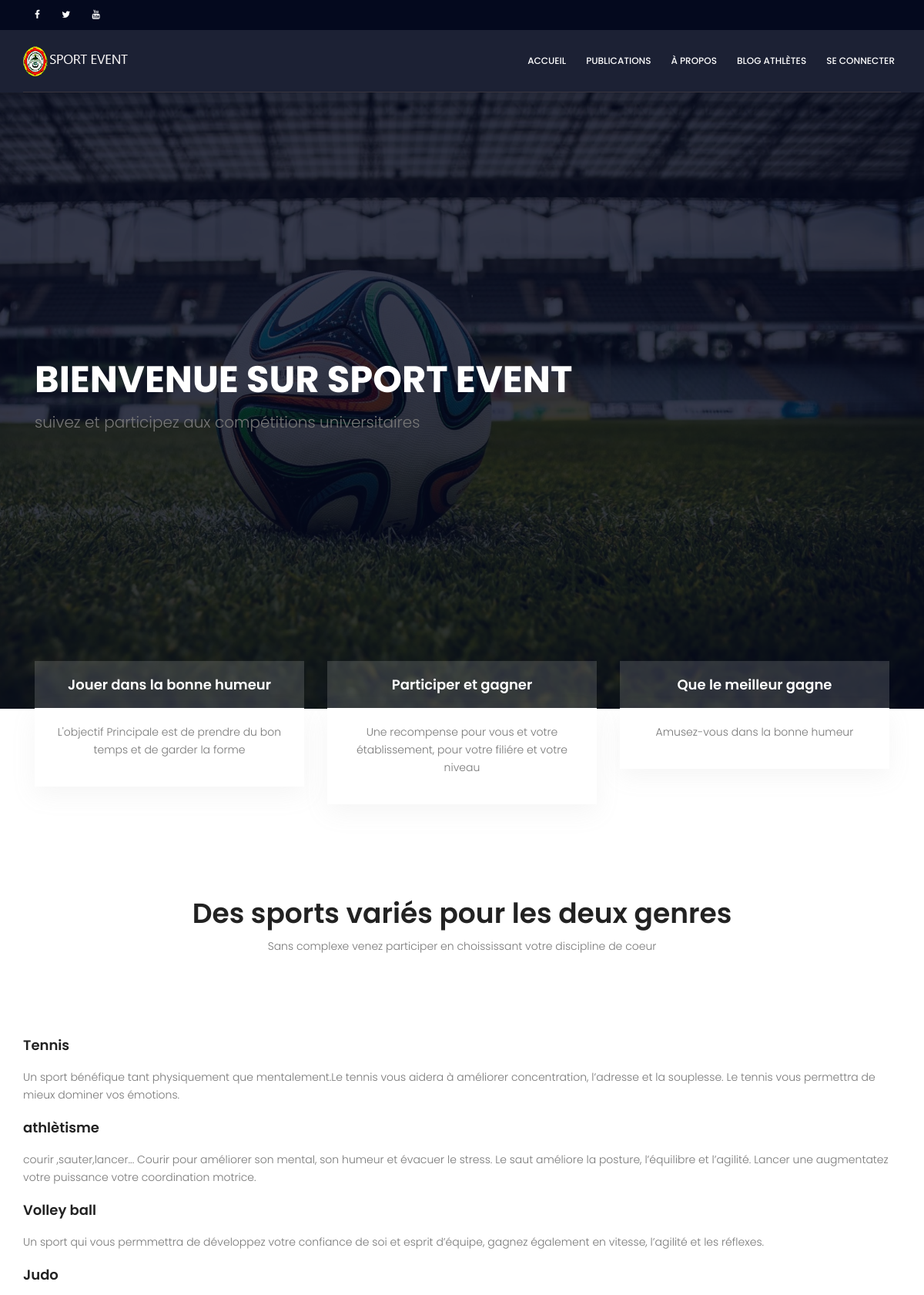
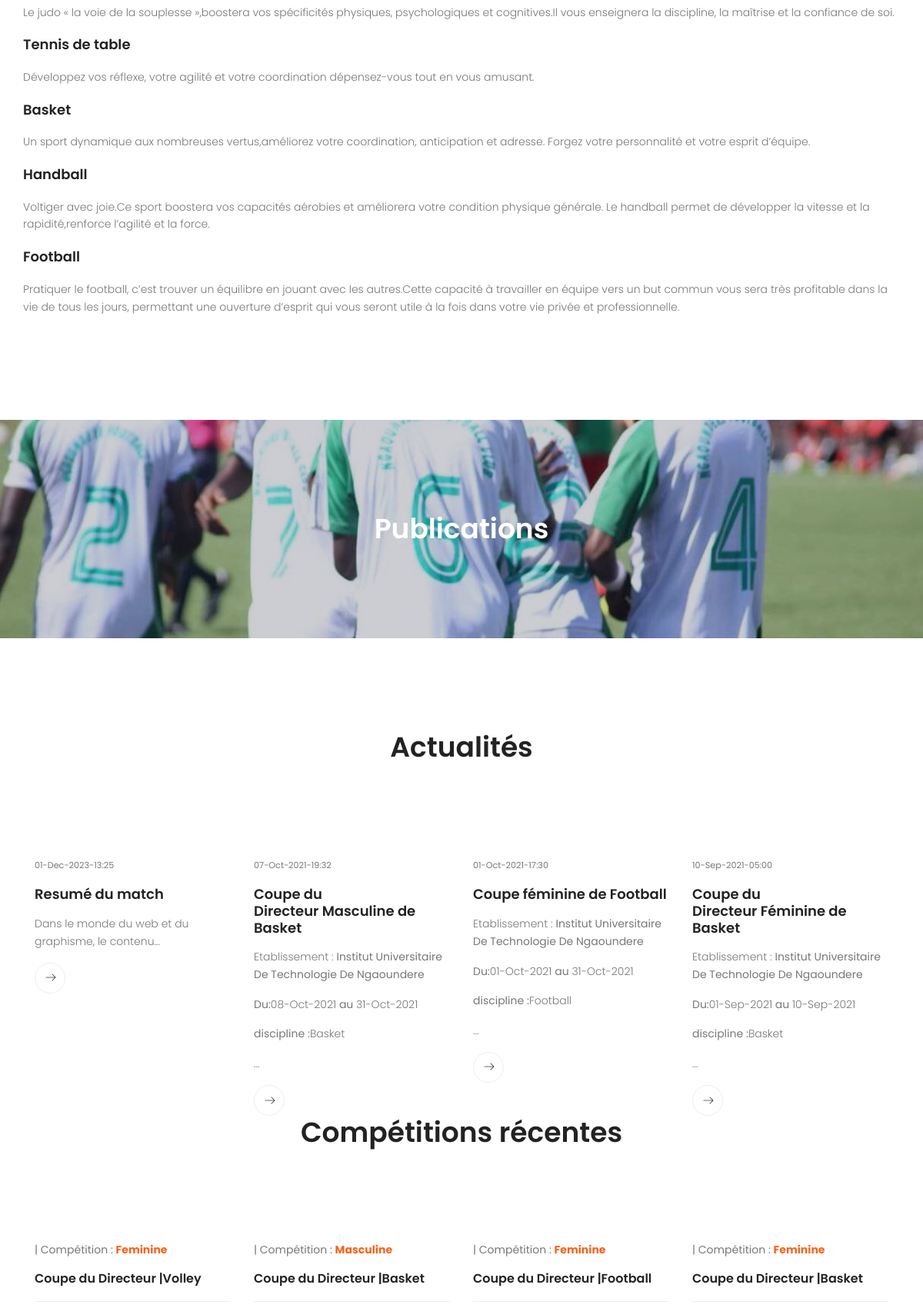
The page / (upper part) on the database its author committed (2 pictures, top to bottom).
### tables this page shows
CREATE TABLE `news` (
  `id` int(11) NOT NULL,
  `categorie_id` int(11) NOT NULL,
  `user_id` int(11) NOT NULL,
  `title` varchar(128) NOT NULL,
  `slug` varchar(128) NOT NULL,
  `post` timestamp NOT NULL DEFAULT current_timestamp(),
  `text` text NOT NULL,
  `image` varchar(255) NOT NULL
);

CREATE TABLE `competition` (
  `id_competition` int(11) NOT NULL,
  `nom` varchar(255) NOT NULL,
  `date_debut` varchar(255) NOT NULL,
  `date_fin` varchar(255) NOT NULL,
  `etat_competition` int(11) DEFAULT NULL,
  `commentaire_competition` varchar(255) DEFAULT NULL,
  `type_competition` varchar(255) NOT NULL,
  `creer_le` datetime NOT NULL DEFAULT current_timestamp(),
  `respo_id` int(11) NOT NULL
);

CREATE TABLE `discipline` (
  `id_discipline` int(11) NOT NULL,
  `nom_discipline` varchar(255) NOT NULL,
  `type_discipline` varchar(255) NOT NULL
);

### application/controllers/Principal.php (called while the page is built, shortened)
<?php
class Principal extends CI_Controller {
   public function __construct()
	{
		$this->load->model('Principal_model');
	}
        public function index()
        {
         $this -> load -> helper ( 'text' );
        $data['pub']=$this->Principal_model->get_pub();
        $data['compet']=$this->Principal_model->get_compet();
        $data['rencontre']=$this->Principal_model->get_rencontre();
        $data['stade']=$this->Principal_model->get_stade();
        $data['equipe']=$this->Principal_model->get_equipe();
           $this->load->view('principal/index',$data);
        }
}

### index.php (called while the page is built, shortened)
<?php
require_once BASEPATH.'core/CodeIgniter.php';

### application/models/Principal_model.php (called while the page is built, shortened)
<?php
class Principal_model extends CI_Model {
                 public  function  get_pub ()
                 {
                        $this->db ->order_by('news.post','DESC');
                        $this->db->limit(4);
                        $this ->db -> join( 'categorie','categorie.id = news.categorie_id' );
                        $query  =  $this -> db -> get ( 'news' );
                        return  $query -> result_array ();
                 }
                 public  function  get_compet ()
                 {
                        $this->db ->order_by('competition.date_debut','DESC');
                        $this->db->limit(4);
                        $this ->db -> join( 'competition_etablissement as c','c.id_competition = competition.id_competition' );
                        $this ->db -> join( 'etablissement','etablissement_id = id_etablissement' );
                        $this ->db -> join( 'competition_discipline as co','co.id_compet = competition.id_competition' );
                        $this ->db -> join( 'discipline','co.id_discipline = discipline.id_discipline' );
                        $query  =  $this -> db -> get ( 'competition' );
                        return  $query -> result_array ();
                 }
                 public  function  get_rencontre ()
                 {
                        $this->db ->order_by('rencontre.date_rencontre','DESC');
                        $this->db->limit(10);
                        $this ->db -> join( 'equipe_rencontre as r','r.rencontre_id = rencontre.id_rencontre' );
                        $this ->db -> join( 'phase_discipline','id_phase_discipline = phasedisciple_id' );
                        $this ->db -> join( 'phase','id_phase = phase_id' );
                        $this ->db -> join( 'competition as ce','phase_discipline.id_compet = ce.id_competition' );
                        $this ->db -> join( 'competition_etablissement as c','c.id_competition = ce.id_competition' );
                        $this ->db -> join( 'etablissement','etablissement_id = id_etablissement' );
                        $this ->db -> join( 'occupation','rencontre.occupation_id = occupation.id_occupation' );
                        $this ->db -> join( 'stade','stade_id = id_stade' );
                        $this -> db -> where ( 'etat_rencontre',1);
                        $query  =  $this -> db -> get ( 'rencontre' );
                        return  $query -> result_array ();
                 }
                 public  function  get_equipe ()
                 {
                        $this->db->limit(50);
                        $this ->db -> join( 'parcours','parcours_id = id_parcours' );
                        $this ->db -> join( 'etablissement','id_nom_etablissement = id_etablissement' );
                        $this ->db -> join( 'cycle','id_cycle = id_cycle_parcours' );
                        $this ->db -> join( 'filiere','id_filiere = id_filiere_parcours' );
                        $this ->db -> join( 'niveau','id_niveau = id_niveau_parcours' );
                        $query  =  $this -> db -> get ( 'equipe' );
                        return  $query -> result_array ();
                 }
                 public  function  get_stade ()
                 {
                        $query  =  $this -> db -> get ( 'stade' );
                        $this->db->limit(10);
                        return  $query -> result_array ();
                 }
    public function get_annee_encours()
    {
        $this->db->where('etat_annee',0);
            $result=$this->db->get('annee_academique');
            if ($result->num_rows()==1)
            {
                return $result->row(0)->id_anneee;
            }
            else
            {
                return false;
            }
    }
         }

### application/views/principal/index.php (the view, shortened to what this page needs)
<!DOCTYPE html>
	<html lang="fr" class="no-js">
	<head>
			<link rel="stylesheet" href=<?php echo base_url('assets/css/linearicons.css');?>>
			<link rel="stylesheet" href=<?php echo base_url('assets/css/font-awesome.min.css');?>>
			<link rel="stylesheet" href=<?php echo base_url('assets/css/bootstrap.css');?>>
			<link rel="stylesheet" href=<?php echo base_url('assets/css/magnific-popup.css');?>>
			<link rel="stylesheet" href=<?php echo base_url('assets/css/nice-select.css');?>>
			<link rel="stylesheet" href=<?php echo base_url('assets/css/animate.min.css');?>>
			<link rel="stylesheet" href=<?php echo base_url('assets/css/owl.carousel.css');?>>
			<link rel="stylesheet" href=<?php echo base_url('assets/css/jquery-ui.css');?>>
			<link rel="stylesheet" href=<?php echo base_url('assets/css/main.css');?>>
		</head>
		<body >
		<header id="header" id="home"style="">
	  		<div class="header-top">
	  			<div class="container">
			  		<div class="row">
			  			<div class="col-lg-6 col-sm-6 col-8 header-top-left no-padding">
			  				<ul>
								<li><a href="https://web.facebook.com/univNdere/?_rdc=1&_rdr"><i class="fa fa-facebook"></i></a></li>
								<li><a href="https://twitter.com/search?q=univ-ndere"><i class="fa fa-twitter"></i></a></li>
								<li><a href="https://www.youtube.com/channel/UC6bML7CfxAPfJFVKycMjbxA"><i class="fa fa-youtube"></i></a></li>
			  				</ul>
			  			</div>
			  		</div>
	  			</div>
			</div>
			<div class="container main-menu">
		    	<div class="row align-items-center justify-content-between d-flex">
			      <div id="logo">
			        <a href="index.html"><img src="<?php echo base_url('assets\img\logo.png');?>" alt="" title="" /></a>
			      </div>
			      <nav id="nav-menu-container">
			        <ul class="nav-menu">
					<li><a href="#me1">Accueil</a></li>
					  <li><a href="#course">Publications</a></li>
			          <li><a href="<?php echo site_url('Principal/apropos');?>"> à propos </a></li>
			          <li><a href="<?php echo site_url('Principal/blog');?>">Blog Athlètes</a></li>
					  <?php if(!$this->session->userdata('connexion')):?>
						<li><a href="<?php echo site_url();?>/Test/login">se connecter</a></li>
					  <?php endif;?>
			        </ul>
			      </nav>
		    	</div>
		    </div>
		  </header>
			<section class="banner-area relative" id="home"
    style="background: url(<?php echo base_url('/assets/img/banner-bg.jpg');?>) right;
    background-size: cover;">
				<div class="overlay overlay-bg"></div>
				<div class="container">
					<div class="row fullscreen d-flex align-items-center justify-content-between">
						<div class="banner-content col-lg-9 col-md-12">
							<h1 class="text-uppercase" >
								Bienvenue sur Sport Event <span class="typed-words" style="font-size: 32px;"></span>
							</h1>
							<p class="pt-10 pb-10" style="font-size: 20px;">
								suivez et participez aux compétitions universitaires
							</p>
						</div>
					</div>
				</div>
			</section>
			<section class="feature-area" id="me1">
				<div class="container">
					<div class="row">
						<div class="col-lg-4">
							<div class="single-feature">
								<div class="title">
									<h4>Jouer dans la bonne humeur</h4>
								</div>
								<div class="desc-wrap">
									<p>
										L'objectif Principale est de prendre du bon temps et de garder la forme
									</p>
								</div>
							</div>
						</div>
						<div class="col-lg-4">
							<div class="single-feature">
								<div class="title">
									<h4>Participer et gagner</h4>
								</div>
								<div class="desc-wrap">
									<p>
										Une recompense pour vous et votre établissement, pour votre filiére et votre niveau
									</p>
								</div>
							</div>
						</div>
						<div class="col-lg-4">
							<div class="single-feature">
								<div class="title">
									<h4>Que le meilleur gagne</h4>
								</div>
								<div class="desc-wrap">
									<p>
									 Amusez-vous dans la bonne humeur
									</p>
								</div>
							</div>
						</div>
					</div>
				</div>
			</section>
			<section class="popular-course-area section-gap">
				<div class="container">
					<div class="row d-flex justify-content-center">
						<div class="menu-content pb-70 col-lg-8">
							<div class="title text-center">
								<h1 class="mb-10">Des sports variés pour les deux genres</h1>
								<p>Sans complexe venez participer en choississant votre discipline de coeur</p>
							</div>
						</div>
					</div>
					<div class="row">
						<div class="active-popular-carusel">
							<div class="single-popular-carusel">
								<div class="details">
									<a href="#">
										<h4>
											Tennis
										</h4>
									</a>
									<p>
									Un sport bénéfique tant physiquement que mentalement.Le tennis  vous aidera à améliorer  concentration, l’adresse et la souplesse.
									Le tennis vous permettra de mieux dominer vos  émotions.
									</p>
								</div>
							</div>
							<div class="single-popular-carusel">
								<div class="details">
									<a href="#">
										<h4>
											athlètisme
										</h4>
									</a>
									<p>
										courir ,sauter,lancer...
										Courir pour améliorer son mental, son humeur et évacuer le stress.
										Le saut  améliore la posture, l’équilibre et l’agilité.
									    Lancer une augmentatez votre  puissance votre coordination motrice.
									</p>
								</div>
							</div>
							<div class="single-popular-carusel">
								<div class="details">
									<a href="#">
										<h4>
											Volley ball
										</h4>
									</a>
									<p>
									Un sport qui vous permmettra de  développez votre confiance de soi et esprit d’équipe, gagnez également en vitesse,
									l’agilité et les réflexes.
									</p>
								</div>
							</div>
							<div class="single-popular-carusel">
								<div class="details">
									<a href="#">
										<h4>
											Judo
										</h4>
									</a>
									<p>
									Le judo  « la voie de la souplesse »,boostera vos spécificités physiques,
									psychologiques et cognitives.Il vous enseignera la discipline, la maîtrise et la confiance de soi.
									</p>
								</div>
							</div>
							<div class="single-popular-carusel">
								<div class="details">
									<a href="#">
										<h4>
											Tennis de table
										</h4>
									</a>
									<p>
									Développez vos réflexe, votre agilité et votre  coordination
									 dépensez-vous tout en vous amusant.
									</p>
								</div>
							</div>
							<div class="single-popular-carusel">
								<div class="details">
									<a href="#">
										<h4>
											Basket
										</h4>
									</a>
									<p>
									Un sport dynamique aux nombreuses vertus,améliorez votre coordination, anticipation et adresse.
								   Forgez votre personnalité et votre esprit d’équipe.
								  </p>
								</div>
							</div>
							<div class="single-popular-carusel">
								<div class="details">
									<a href="#">
										<h4>
											Handball
										</h4>
									</a>
									<p>
										Voltiger avec joie.Ce sport boostera vos capacités aérobies et améliorera votre  condition physique générale.
										Le handball permet de développer la vitesse et la rapidité,renforce l’agilité et la force.
									</p>
								</div>
							</div>
							<div class="single-popular-carusel">
								<div class="details">
									<a href="#">
										<h4>
											Football
										</h4>
									</a>
									<p>Pratiquer le football, c’est trouver un équilibre en jouant avec les autres.Cette capacité à travailler en équipe vers
									 un but commun vous sera très profitable dans la vie de tous les jours, permettant une ouverture d’esprit qui vous seront utile à la fois dans votre vie privée et professionnelle.
									</p>
								</div>
							</div>
						</div>
					</div>
				</div>
			</section>
		<section class="cta-one-area relative section-gap"   style="background: url(<?php echo base_url('/assets/img/nderefc.jpg');?>) right;
    background-size: cover;" id="course">
				<div class="container">
					<div class="overlay overlay-bg"></div>
					<div class="row justify-content-center">
						<div class="wrap">
							<h1 class="text-white">Publications </h1>
						</div>
					</div>
				</div>
			</section>
			<section class="blog-area section-gap" id="blog">
				<div class="container">
					<div class="row d-flex justify-content-center">
						<div class="menu-content pb-70 col-lg-8">
							<div class="title text-center">
								<h1 class="mb-10"> Actualités </h1>
							</div>
						</div>
					</div>
					<div class="row">
					<?php foreach ($pub as $publication ):?>
						<div class="col-lg-3 col-md-6 single-blog">
							<p class="meta"><small> <?php  $date = new DateTime($publication['post']);
						  echo $date->format("d-M-Y-H:i");
							 ?></small></p>
							<a href="blog-single.html">
								<h4><?php echo $publication['title']; ?> </h4>
							</a>
							<p>
							<?php echo word_limiter($publication['text'], 10); ?>
							</p>
							<a href="<?php echo site_url('Principal/publication/'.$publication['id']); ?>" class="details-btn d-flex justify-content-center align-items-center"><span class="details">Details</span><span class="lnr lnr-arrow-right"></span></a>
						</div>
				   <?php endforeach; ?>
					</div>
				</div>
				<div class="container">
					<div class="row d-flex justify-content-center">
						<div class="menu-content pb-70 col-lg-8">
							<div class="title text-center">
								<h1 class="mb-10">Compétitions récentes </h1>
							</div>
						</div>
					</div>
					<div class="row">
					<?php foreach ($compet as $competition ):?>
						<div class="col-lg-3 col-md-6 single-blog">
							<p class="meta">   | Compétition : <b> <?php echo $competition['type_competition']; ?></b></p>
							<a href="blog-single.html">
								<h5><?php echo $competition['nom']; ?> |<?php echo $competition['nom_discipline'];
								?></h5>
							</a>
						</div>
				<?php endforeach; ?>
					</div>
				</div>
			</section>
		</body>
	</html>

### rows shown on the page
news: post "01-Dec-2023-13:25", title "Resumé du match", text "Dans le monde du web et du graphisme, le contenu…"
news: post "07-Oct-2021-19:32", title "Coupe du Directeur Masculine de Basket", text "Etablissement : Institut Universitaire De Technologie De Ngaoundere Du: 08-Oct-2021 au 31-Oct-2021 discipline : Basket …"
news: post "01-Oct-2021-17:30", title "Coupe féminine de Football", text "Etablissement : Institut Universitaire De Technologie De Ngaoundere Du: 01-Oct-2021 au 31-Oct-2021 discipline : Football …"
news: post "10-Sep-2021-05:00", title "Coupe du Directeur Féminine de Basket", text "Etablissement : Institut Universitaire De Technologie De Ngaoundere Du: 01-Sep-2021 au 10-Sep-2021 discipline : Basket …"
competition: type_competition "Feminine", nom "Coupe du Directeur", discipline.nom_discipline "Volley"
competition: type_competition "Masculine", nom "Coupe du Directeur", discipline.nom_discipline "Basket"
competition: type_competition "Feminine", nom "Coupe du Directeur", discipline.nom_discipline "Football"
competition: type_competition "Feminine", nom "Coupe du Directeur", discipline.nom_discipline "Basket"
